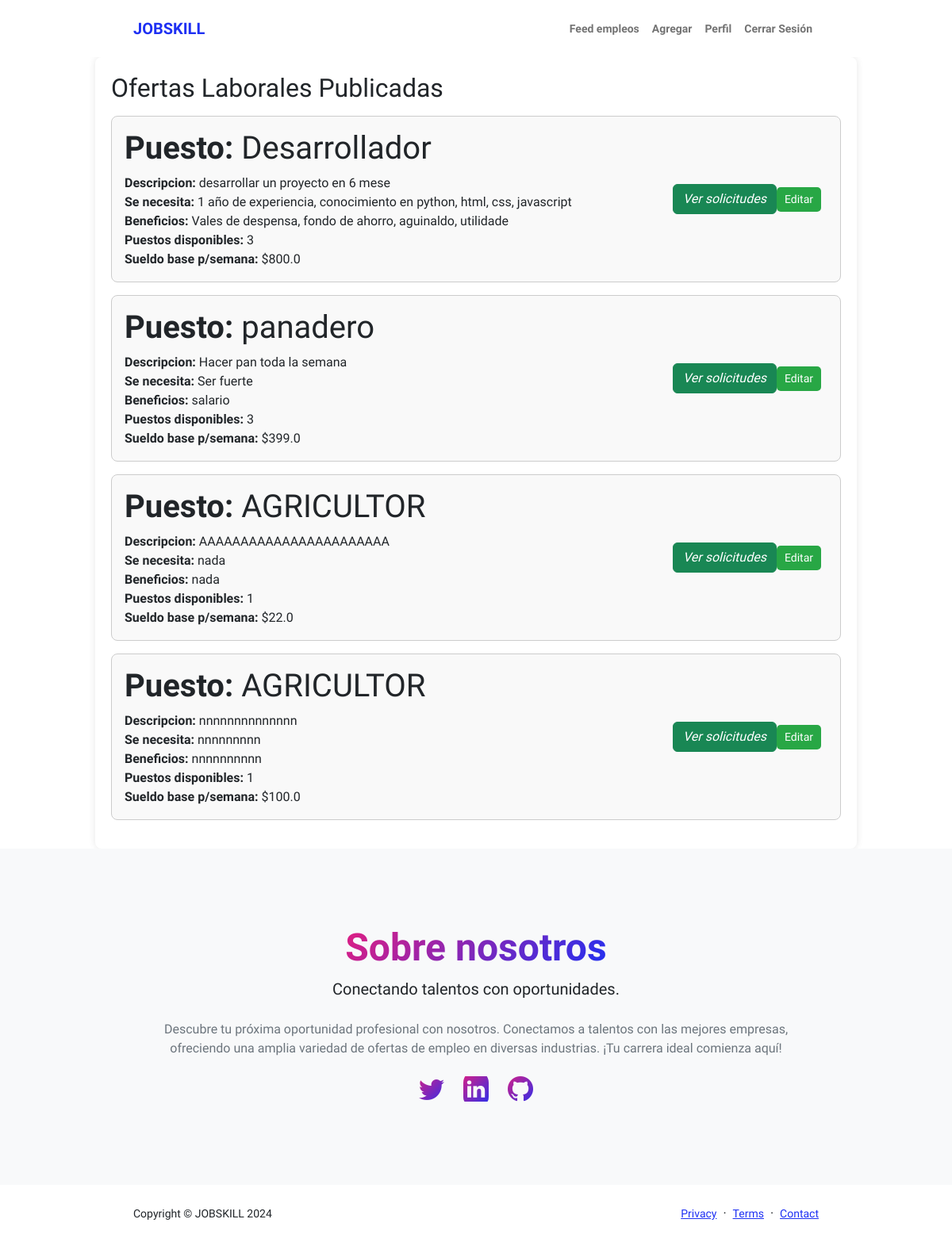
The page /E/ (signed in) on the database its author committed.
### paginaEmpresa/models.py (models this page shows, shortened)
class Puesto(models.Model):
    nombrePuesto=models.CharField(max_length=150)
    descripcion=models.CharField(max_length=255)
    requisitos=models.CharField(max_length=255)
    sueldoBase=models.FloatField()
    beneficios=models.CharField(max_length=255, null=True, blank=True)
    disponibles=models.IntegerField()
    empresa=models.ForeignKey(Empresa, on_delete=models.CASCADE)
    created=models.DateTimeField(auto_now_add=True)
    updated=models.DateTimeField(auto_now_add=True)
    class Meta:
        verbose_name='puesto'
        verbose_name_plural='puestos'

### paginaEmpresa/views.py (the view)
# urls.py: 2. Add a URL to urlpatterns:  path('', views.home, name='home')
@login_required
def home(request):
    if request.user.is_authenticated:
        if request.user.usuario==True:
            return redirect("homeU")
    empresa=Empresa.objects.get(user=request.user)
    puestos=Puesto.objects.filter(empresa=empresa)
    return render(request, "paginaEmpresa/editar.html", {"puestos":puestos})

### paginaEmpresa/templates/paginaEmpresa/editar.html (shortened to what this page needs)
{% extends "paginaEmpresa/base.html"%}
{% block content %}
    <div class="container" style="width: 80%; margin: 0 auto; padding: 20px; background-color: #fff; border-radius: 8px; box-shadow: 0 0 10px rgba(0, 0, 0, 0.1);">
        <h2>Ofertas Laborales Publicadas</h2>
        {% for puesto in puestos %}
        <div class="job-box" id="{{puesto.id}}" style="border: 1px solid #ccc; padding: 16px; margin: 16px 0; border-radius: 8px; display: flex; justify-content: space-between; align-items: center; background-color: #f9f9f9;">
            <div class="job-details">
                <h1><div class="job-company"><strong>Puesto:</strong> {{puesto.nombrePuesto}}</div></h1>
                <div class="job-company"><strong>Descripcion:</strong> {{puesto.descripcion}}</div>
                <div class="job-company"><strong>Se necesita:</strong> {{puesto.requisitos}}</div>
                <div class="job-location"><strong>Beneficios:</strong> {{puesto.beneficios}}</div>
                <div class="job-posted"><strong>Puestos disponibles:</strong> {{puesto.disponibles}}</div>
                <div class="job-posted"><strong>Sueldo base p/semana:</strong> ${{puesto.sueldoBase}}</div>
            </div>
            <div class="job-buttons">
                <a href="/E/solicitud/?id={{puesto.id}}"><i class="btn btn-success">Ver solicitudes</i></a>
                <br><button class="btn btn-success" onclick="window.location.href='{% url 'editar_agregar' %}'">Editar</button>
            </div>
        </div>
        {% endfor %}
    </div>
{% endblock %}

### paginaEmpresa/templates/paginaEmpresa/base.html (style rules this page uses)
html, body { height: 100%; margin: 0; padding: 0; }

### rows shown on the page
Puesto: nombrePuesto "Desarrollador", descripcion "desarrollar un proyecto en 6 mese", requisitos "1 año de experiencia, conocimiento en python, html, css, javascript", beneficios "Vales de despensa, fondo de ahorro, aguinaldo, utilidade", disponibles "3", sueldoBase "800.0"
Puesto: nombrePuesto "panadero", descripcion "Hacer pan toda la semana", requisitos "Ser fuerte", beneficios "salario", disponibles "3", sueldoBase "399.0"
Puesto: nombrePuesto "AGRICULTOR", descripcion "AAAAAAAAAAAAAAAAAAAAAAA", requisitos "nada", beneficios "nada", disponibles "1", sueldoBase "22.0"
Puesto: nombrePuesto "AGRICULTOR", descripcion "nnnnnnnnnnnnnn", requisitos "nnnnnnnnn", beneficios "nnnnnnnnnn", disponibles "1", sueldoBase "100.0"
